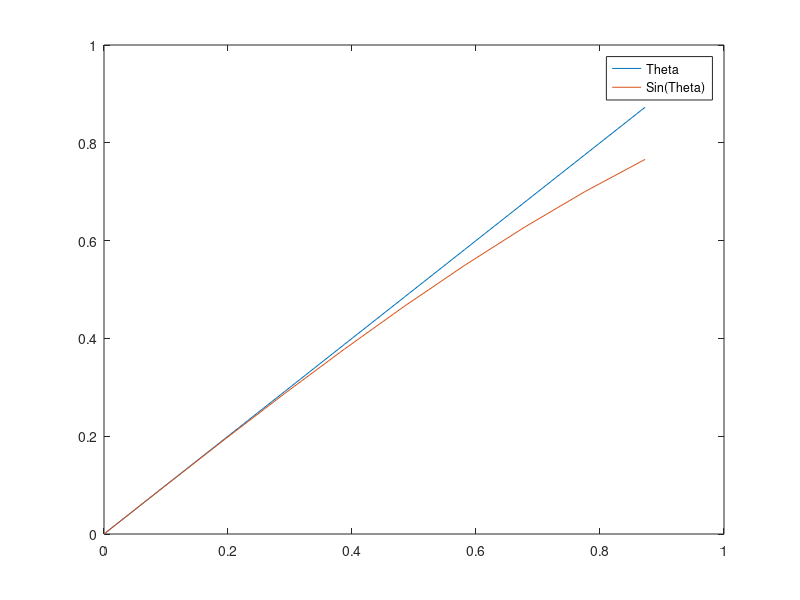

Write the MATLAB code that produced this figure. (Note: this script raises an error after producing the figure.)
% (b)
x=linspace(0, 50, 10);
xd = x*(180\pi); %theta values

plot(xd, xd)
hold on
y = sin(xd); %sin(theta) values
plot(xd, y)
legend("Theta", "Sin(Theta)")

%At the 8th index we find a difference of 0.05
diff_vals = (xd-y)./y

for i = 1:length(diff_vals)
    if diff_vals(i) < 0.0600;
        diff_vals(i) = 0;
        idx = i;
    end
end

diff_vals;

asin(y(idx))*180/pi

%For a theta value of 35.57 the small angle 
%approximation ceases to be valid, say
%5% error

%(f)

ts = [0 25];
%Initial Value condition
y_of_0 = [1.0 1.0];

[t,y] = ode45('func', ts, y_of_0 );
figure;
subplot(1,2,1)
plot(t,y(:,1),'-');
xlabel('time');

title('\theta (t)');

subplot(1,2,2)
plot(t,y(:,2),'-');
xlabel('time');

title('d \theta / dt (t)');
